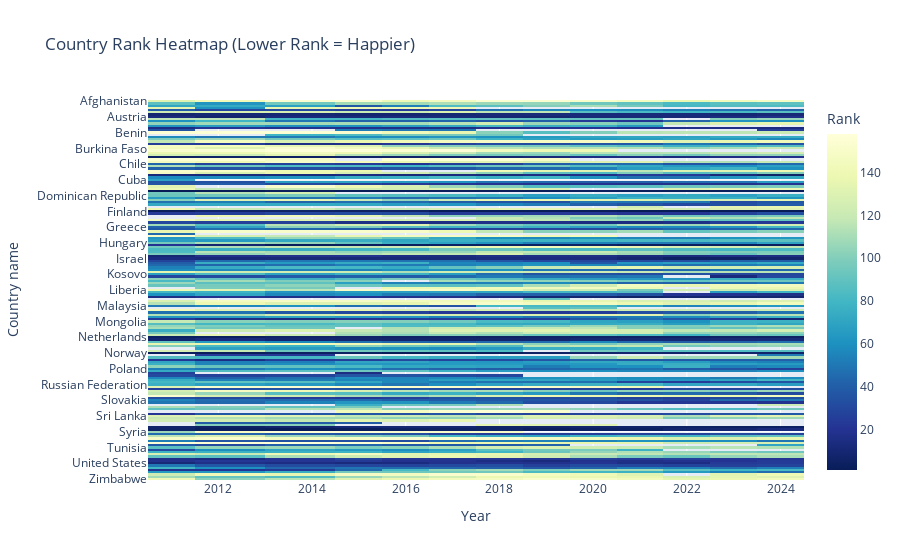

The notebook cell saved with this chart:
### Code cell
heatmap_data = df.pivot(index="Country name", columns="Year", values="Rank")

fig = px.imshow(
    heatmap_data,
    aspect="auto",
    color_continuous_scale="YlGnBu_r",
    title="Country Rank Heatmap (Lower Rank = Happier)",
    labels=dict(color="Rank")
)
fig.update_yaxes(autorange="reversed")  # so Rank 1 is at the top
fig.show()

### Figure 1 — Plotly figure (JSON) as saved in the notebook; plotly's stock layout.template omitted (floating-point values rounded to 4 significant figures; data arrays with more than 128 entries replaced by an {"elided": "..."} marker saying what was removed)
{"data": [{"coloraxis": "coloraxis", "hovertemplate": "Year: %{x}<br>Country name: %{y}<br>Rank: %{z}<extra></extra>", "name": "0", "type": "heatmap", "x": [2011, 2012, 2014, 2015, 2016, 2017, 2018, 2019, 2020, 2021, 2022, 2023, 2024], "xaxis": "x", "y": {"elided": "169 str values"}, "yaxis": "y", "z": {"elided": "169x13 float values"}}], "layout": {"coloraxis": {"colorbar": {"title": {"text": "Rank"}}, "colorscale": [[0, "rgb(8,29,88)"], [0.125, "rgb(37,52,148)"], [0.25, "rgb(34,94,168)"], [0.375, "rgb(29,145,192)"], [0.5, "rgb(65,182,196)"], [0.625, "rgb(127,205,187)"], [0.75, "rgb(199,233,180)"], [0.875, "rgb(237,248,177)"], [1, "rgb(255,255,217)"]]}, "title": {"text": "Country Rank Heatmap (Lower Rank = Happier)"}, "xaxis": {"anchor": "y", "domain": [0, 1], "title": {"text": "Year"}}, "yaxis": {"anchor": "x", "autorange": "reversed", "domain": [0, 1], "title": {"text": "Country name"}}}}
